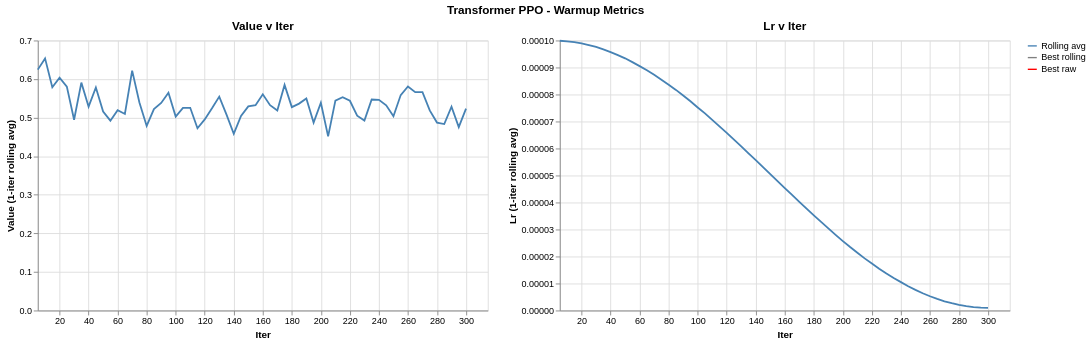

The notebook cell saved with this chart:
### Code cell
value, lr = [
    make_chart(ppo_warmup_df, col, f, arg_col="iter", scale_x=False, window_size=1)
    for col, f in [
        ("value", None),
        ("lr", None),
    ]
]

# Display charts
title = alt.TitleParams("Transformer PPO - Warmup Metrics", anchor="middle")
((value | lr)).resolve_scale(y="independent").properties(title=title)

### Figure 1 — Vega-Lite specification as saved in the notebook (floating-point values rounded to 4 significant figures)
{"config": {"view": {"continuousWidth": 300, "continuousHeight": 300}}, "hconcat": [{"data": {"name": "data-8f60d2931d9d89f0cacd523da8444af2"}, "mark": {"type": "line"}, "encoding": {"color": {"field": "series", "legend": {"title": ""}, "scale": {"domain": ["Rolling avg", "Best rolling", "Best raw"], "range": ["steelblue", "grey", "red"]}, "type": "nominal"}, "x": {"axis": {}, "field": "iter", "scale": {"domainMax": 315.0}, "title": "Iter", "type": "quantitative"}, "y": {"field": "value_rolling", "title": "Value (1-iter rolling avg)", "type": "quantitative"}}, "height": 300, "title": "Value v Iter", "width": 500}, {"data": {"name": "data-6ba751125e938e1b495ee4e90d015630"}, "mark": {"type": "line"}, "encoding": {"color": {"field": "series", "legend": {"title": ""}, "scale": {"domain": ["Rolling avg", "Best rolling", "Best raw"], "range": ["steelblue", "grey", "red"]}, "type": "nominal"}, "x": {"axis": {}, "field": "iter", "scale": {"domainMax": 315.0}, "title": "Iter", "type": "quantitative"}, "y": {"field": "lr_rolling", "title": "Lr (1-iter rolling avg)", "type": "quantitative"}}, "height": 300, "title": "Lr v Iter", "width": 500}], "resolve": {"scale": {"y": "independent"}}, "title": {"text": "Transformer PPO - Warmup Metrics", "anchor": "middle"}, "$schema": "https://vega.github.io/schema/vega-lite/v6.1.0.json", "datasets": {"data-8f60d2931d9d89f0cacd523da8444af2": [{"iter": 5, "value": 0.6245, "lr": 9.99e-05, "value_rolling": 0.6245, "series": "Rolling avg"}, {"iter": 10, "value": 0.6536, "lr": 9.97e-05, "value_rolling": 0.6536, "series": "Rolling avg"}, {"iter": 15, "value": 0.5787, "lr": 9.94e-05, "value_rolling": 0.5787, "series": "Rolling avg"}, {"iter": 20, "value": 0.6037, "lr": 9.89e-05, "value_rolling": 0.6037, "series": "Rolling avg"}, {"iter": 25, "value": 0.5804, "lr": 9.83e-05, "value_rolling": 0.5804, "series": "Rolling avg"}, {"iter": 30, "value": 0.4945, "lr": 9.76e-05, "value_rolling": 0.4945, "series": "Rolling avg"}, {"iter": 35, "value": 0.5908, "lr": 9.67e-05, "value_rolling": 0.5908, "series": "Rolling avg"}, {"iter": 40, "value": 0.5284, "lr": 9.57e-05, "value_rolling": 0.5284, "series": "Rolling avg"}, {"iter": 45, "value": 0.5781, "lr": 9.46e-05, "value_rolling": 0.5781, "series": "Rolling avg"}, {"iter": 50, "value": 0.5156, "lr": 9.34e-05, "value_rolling": 0.5156, "series": "Rolling avg"}, {"iter": 55, "value": 0.4922, "lr": 9.2e-05, "value_rolling": 0.4922, "series": "Rolling avg"}, {"iter": 60, "value": 0.5192, "lr": 9.05e-05, "value_rolling": 0.5192, "series": "Rolling avg"}, {"iter": 65, "value": 0.5096, "lr": 8.9e-05, "value_rolling": 0.5096, "series": "Rolling avg"}, {"iter": 70, "value": 0.6219, "lr": 8.73e-05, "value_rolling": 0.6219, "series": "Rolling avg"}, {"iter": 75, "value": 0.5395, "lr": 8.55e-05, "value_rolling": 0.5395, "series": "Rolling avg"}, {"iter": 80, "value": 0.4784, "lr": 8.36e-05, "value_rolling": 0.4784, "series": "Rolling avg"}, {"iter": 85, "value": 0.5223, "lr": 8.17e-05, "value_rolling": 0.5223, "series": "Rolling avg"}, {"iter": 90, "value": 0.5381, "lr": 7.96e-05, "value_rolling": 0.5381, "series": "Rolling avg"}, {"iter": 95, "value": 0.5643, "lr": 7.75e-05, "value_rolling": 0.5643, "series": "Rolling avg"}, {"iter": 100, "value": 0.5028, "lr": 7.52e-05, "value_rolling": 0.5028, "series": "Rolling avg"}, {"iter": 105, "value": 0.5254, "lr": 7.3e-05, "value_rolling": 0.5254, "series": "Rolling avg"}, {"iter": 110, "value": 0.5255, "lr": 7.06e-05, "value_rolling": 0.5255, "series": "Rolling avg"}, {"iter": 115, "value": 0.4725, "lr": 6.82e-05, "value_rolling": 0.4725, "series": "Rolling avg"}, {"iter": 120, "value": 0.4954, "lr": 6.58e-05, "value_rolling": 0.4954, "series": "Rolling avg"}, {"iter": 125, "value": 0.5241, "lr": 6.33e-05, "value_rolling": 0.5241, "series": "Rolling avg"}, {"iter": 130, "value": 0.5545, "lr": 6.08e-05, "value_rolling": 0.5545, "series": "Rolling avg"}, {"iter": 135, "value": 0.5077, "lr": 5.82e-05, "value_rolling": 0.5077, "series": "Rolling avg"}, {"iter": 140, "value": 0.458, "lr": 5.57e-05, "value_rolling": 0.458, "series": "Rolling avg"}, {"iter": 145, "value": 0.5047, "lr": 5.31e-05, "value_rolling": 0.5047, "series": "Rolling avg"}, {"iter": 150, "value": 0.5292, "lr": 5.05e-05, "value_rolling": 0.5292, "series": "Rolling avg"}, {"iter": 155, "value": 0.5321, "lr": 4.79e-05, "value_rolling": 0.5321, "series": "Rolling avg"}, {"iter": 160, "value": 0.5604, "lr": 4.53e-05, "value_rolling": 0.5604, "series": "Rolling avg"}, {"iter": 165, "value": 0.5324, "lr": 4.28e-05, "value_rolling": 0.5324, "series": "Rolling avg"}, {"iter": 170, "value": 0.5185, "lr": 4.02e-05, "value_rolling": 0.5185, "series": "Rolling avg"}, {"iter": 175, "value": 0.5849, "lr": 3.77e-05, "value_rolling": 0.5849, "series": "Rolling avg"}, {"iter": 180, "value": 0.5272, "lr": 3.52e-05, "value_rolling": 0.5272, "series": "Rolling avg"}, {"iter": 185, "value": 0.5364, "lr": 3.28e-05, "value_rolling": 0.5364, "series": "Rolling avg"}, {"iter": 190, "value": 0.5497, "lr": 3.04e-05, "value_rolling": 0.5497, "series": "Rolling avg"}, {"iter": 195, "value": 0.4873, "lr": 2.8e-05, "value_rolling": 0.4873, "series": "Rolling avg"}, {"iter": 200, "value": 0.5387, "lr": 2.57e-05, "value_rolling": 0.5387, "series": "Rolling avg"}, {"iter": 205, "value": 0.4515, "lr": 2.35e-05, "value_rolling": 0.4515, "series": "Rolling avg"}, {"iter": 210, "value": 0.5443, "lr": 2.14e-05, "value_rolling": 0.5443, "series": "Rolling avg"}, {"iter": 215, "value": 0.5528, "lr": 1.93e-05, "value_rolling": 0.5528, "series": "Rolling avg"}, {"iter": 220, "value": 0.5438, "lr": 1.74e-05, "value_rolling": 0.5438, "series": "Rolling avg"}, {"iter": 225, "value": 0.5051, "lr": 1.55e-05, "value_rolling": 0.5051, "series": "Rolling avg"}, {"iter": 230, "value": 0.4925, "lr": 1.37e-05, "value_rolling": 0.4925, "series": "Rolling avg"}, {"iter": 235, "value": 0.547, "lr": 1.2e-05, "value_rolling": 0.547, "series": "Rolling avg"}, {"iter": 240, "value": 0.5463, "lr": 1.05e-05, "value_rolling": 0.5463, "series": "Rolling avg"}, {"iter": 245, "value": 0.532, "lr": 8.99e-06, "value_rolling": 0.532, "series": "Rolling avg"}, {"iter": 250, "value": 0.5034, "lr": 7.63e-06, "value_rolling": 0.5034, "series": "Rolling avg"}, {"iter": 255, "value": 0.5585, "lr": 6.4e-06, "value_rolling": 0.5585, "series": "Rolling avg"}, {"iter": 260, "value": 0.5807, "lr": 5.28e-06, "value_rolling": 0.5807, "series": "Rolling avg"}, {"iter": 265, "value": 0.5662, "lr": 4.29e-06, "value_rolling": 0.5662, "series": "Rolling avg"}, {"iter": 270, "value": 0.5661, "lr": 3.42e-06, "value_rolling": 0.5661, "series": "Rolling avg"}, {"iter": 275, "value": 0.5187, "lr": 2.69e-06, "value_rolling": 0.5187, "series": "Rolling avg"}, {"iter": 280, "value": 0.4872, "lr": 2.08e-06, "value_rolling": 0.4872, "series": "Rolling avg"}, {"iter": 285, "value": 0.4833, "lr": 1.61e-06, "value_rolling": 0.4833, "series": "Rolling avg"}, {"iter": 290, "value": 0.5285, "lr": 1.27e-06, "value_rolling": 0.5285, "series": "Rolling avg"}, {"iter": 295, "value": 0.4755, "lr": 1.07e-06, "value_rolling": 0.4755, "series": "Rolling avg"}, {"iter": 300, "value": 0.5234, "lr": 1e-06, "value_rolling": 0.5234, "series": "Rolling avg"}], "data-6ba751125e938e1b495ee4e90d015630": [{"iter": 5, "value": 0.6245, "lr": 9.99e-05, "lr_rolling": 9.99e-05, "series": "Rolling avg"}, {"iter": 10, "value": 0.6536, "lr": 9.97e-05, "lr_rolling": 9.97e-05, "series": "Rolling avg"}, {"iter": 15, "value": 0.5787, "lr": 9.94e-05, "lr_rolling": 9.94e-05, "series": "Rolling avg"}, {"iter": 20, "value": 0.6037, "lr": 9.89e-05, "lr_rolling": 9.89e-05, "series": "Rolling avg"}, {"iter": 25, "value": 0.5804, "lr": 9.83e-05, "lr_rolling": 9.83e-05, "series": "Rolling avg"}, {"iter": 30, "value": 0.4945, "lr": 9.76e-05, "lr_rolling": 9.76e-05, "series": "Rolling avg"}, {"iter": 35, "value": 0.5908, "lr": 9.67e-05, "lr_rolling": 9.67e-05, "series": "Rolling avg"}, {"iter": 40, "value": 0.5284, "lr": 9.57e-05, "lr_rolling": 9.57e-05, "series": "Rolling avg"}, {"iter": 45, "value": 0.5781, "lr": 9.46e-05, "lr_rolling": 9.46e-05, "series": "Rolling avg"}, {"iter": 50, "value": 0.5156, "lr": 9.34e-05, "lr_rolling": 9.34e-05, "series": "Rolling avg"}, {"iter": 55, "value": 0.4922, "lr": 9.2e-05, "lr_rolling": 9.2e-05, "series": "Rolling avg"}, {"iter": 60, "value": 0.5192, "lr": 9.05e-05, "lr_rolling": 9.05e-05, "series": "Rolling avg"}, {"iter": 65, "value": 0.5096, "lr": 8.9e-05, "lr_rolling": 8.9e-05, "series": "Rolling avg"}, {"iter": 70, "value": 0.6219, "lr": 8.73e-05, "lr_rolling": 8.73e-05, "series": "Rolling avg"}, {"iter": 75, "value": 0.5395, "lr": 8.55e-05, "lr_rolling": 8.55e-05, "series": "Rolling avg"}, {"iter": 80, "value": 0.4784, "lr": 8.36e-05, "lr_rolling": 8.36e-05, "series": "Rolling avg"}, {"iter": 85, "value": 0.5223, "lr": 8.17e-05, "lr_rolling": 8.17e-05, "series": "Rolling avg"}, {"iter": 90, "value": 0.5381, "lr": 7.96e-05, "lr_rolling": 7.96e-05, "series": "Rolling avg"}, {"iter": 95, "value": 0.5643, "lr": 7.75e-05, "lr_rolling": 7.75e-05, "series": "Rolling avg"}, {"iter": 100, "value": 0.5028, "lr": 7.52e-05, "lr_rolling": 7.52e-05, "series": "Rolling avg"}, {"iter": 105, "value": 0.5254, "lr": 7.3e-05, "lr_rolling": 7.3e-05, "series": "Rolling avg"}, {"iter": 110, "value": 0.5255, "lr": 7.06e-05, "lr_rolling": 7.06e-05, "series": "Rolling avg"}, {"iter": 115, "value": 0.4725, "lr": 6.82e-05, "lr_rolling": 6.82e-05, "series": "Rolling avg"}, {"iter": 120, "value": 0.4954, "lr": 6.58e-05, "lr_rolling": 6.58e-05, "series": "Rolling avg"}, {"iter": 125, "value": 0.5241, "lr": 6.33e-05, "lr_rolling": 6.33e-05, "series": "Rolling avg"}, {"iter": 130, "value": 0.5545, "lr": 6.08e-05, "lr_rolling": 6.08e-05, "series": "Rolling avg"}, {"iter": 135, "value": 0.5077, "lr": 5.82e-05, "lr_rolling": 5.82e-05, "series": "Rolling avg"}, {"iter": 140, "value": 0.458, "lr": 5.57e-05, "lr_rolling": 5.57e-05, "series": "Rolling avg"}, {"iter": 145, "value": 0.5047, "lr": 5.31e-05, "lr_rolling": 5.31e-05, "series": "Rolling avg"}, {"iter": 150, "value": 0.5292, "lr": 5.05e-05, "lr_rolling": 5.05e-05, "series": "Rolling avg"}, {"iter": 155, "value": 0.5321, "lr": 4.79e-05, "lr_rolling": 4.79e-05, "series": "Rolling avg"}, {"iter": 160, "value": 0.5604, "lr": 4.53e-05, "lr_rolling": 4.53e-05, "series": "Rolling avg"}, {"iter": 165, "value": 0.5324, "lr": 4.28e-05, "lr_rolling": 4.28e-05, "series": "Rolling avg"}, {"iter": 170, "value": 0.5185, "lr": 4.02e-05, "lr_rolling": 4.02e-05, "series": "Rolling avg"}, {"iter": 175, "value": 0.5849, "lr": 3.77e-05, "lr_rolling": 3.77e-05, "series": "Rolling avg"}, {"iter": 180, "value": 0.5272, "lr": 3.52e-05, "lr_rolling": 3.52e-05, "series": "Rolling avg"}, {"iter": 185, "value": 0.5364, "lr": 3.28e-05, "lr_rolling": 3.28e-05, "series": "Rolling avg"}, {"iter": 190, "value": 0.5497, "lr": 3.04e-05, "lr_rolling": 3.04e-05, "series": "Rolling avg"}, {"iter": 195, "value": 0.4873, "lr": 2.8e-05, "lr_rolling": 2.8e-05, "series": "Rolling avg"}, {"iter": 200, "value": 0.5387, "lr": 2.57e-05, "lr_rolling": 2.57e-05, "series": "Rolling avg"}, {"iter": 205, "value": 0.4515, "lr": 2.35e-05, "lr_rolling": 2.35e-05, "series": "Rolling avg"}, {"iter": 210, "value": 0.5443, "lr": 2.14e-05, "lr_rolling": 2.14e-05, "series": "Rolling avg"}, {"iter": 215, "value": 0.5528, "lr": 1.93e-05, "lr_rolling": 1.93e-05, "series": "Rolling avg"}, {"iter": 220, "value": 0.5438, "lr": 1.74e-05, "lr_rolling": 1.74e-05, "series": "Rolling avg"}, {"iter": 225, "value": 0.5051, "lr": 1.55e-05, "lr_rolling": 1.55e-05, "series": "Rolling avg"}, {"iter": 230, "value": 0.4925, "lr": 1.37e-05, "lr_rolling": 1.37e-05, "series": "Rolling avg"}, {"iter": 235, "value": 0.547, "lr": 1.2e-05, "lr_rolling": 1.2e-05, "series": "Rolling avg"}, {"iter": 240, "value": 0.5463, "lr": 1.05e-05, "lr_rolling": 1.05e-05, "series": "Rolling avg"}, {"iter": 245, "value": 0.532, "lr": 8.99e-06, "lr_rolling": 8.99e-06, "series": "Rolling avg"}, {"iter": 250, "value": 0.5034, "lr": 7.63e-06, "lr_rolling": 7.63e-06, "series": "Rolling avg"}, {"iter": 255, "value": 0.5585, "lr": 6.4e-06, "lr_rolling": 6.4e-06, "series": "Rolling avg"}, {"iter": 260, "value": 0.5807, "lr": 5.28e-06, "lr_rolling": 5.28e-06, "series": "Rolling avg"}, {"iter": 265, "value": 0.5662, "lr": 4.29e-06, "lr_rolling": 4.29e-06, "series": "Rolling avg"}, {"iter": 270, "value": 0.5661, "lr": 3.42e-06, "lr_rolling": 3.42e-06, "series": "Rolling avg"}, {"iter": 275, "value": 0.5187, "lr": 2.69e-06, "lr_rolling": 2.69e-06, "series": "Rolling avg"}, {"iter": 280, "value": 0.4872, "lr": 2.08e-06, "lr_rolling": 2.08e-06, "series": "Rolling avg"}, {"iter": 285, "value": 0.4833, "lr": 1.61e-06, "lr_rolling": 1.61e-06, "series": "Rolling avg"}, {"iter": 290, "value": 0.5285, "lr": 1.27e-06, "lr_rolling": 1.27e-06, "series": "Rolling avg"}, {"iter": 295, "value": 0.4755, "lr": 1.07e-06, "lr_rolling": 1.07e-06, "series": "Rolling avg"}, {"iter": 300, "value": 0.5234, "lr": 1e-06, "lr_rolling": 1e-06, "series": "Rolling avg"}]}}
